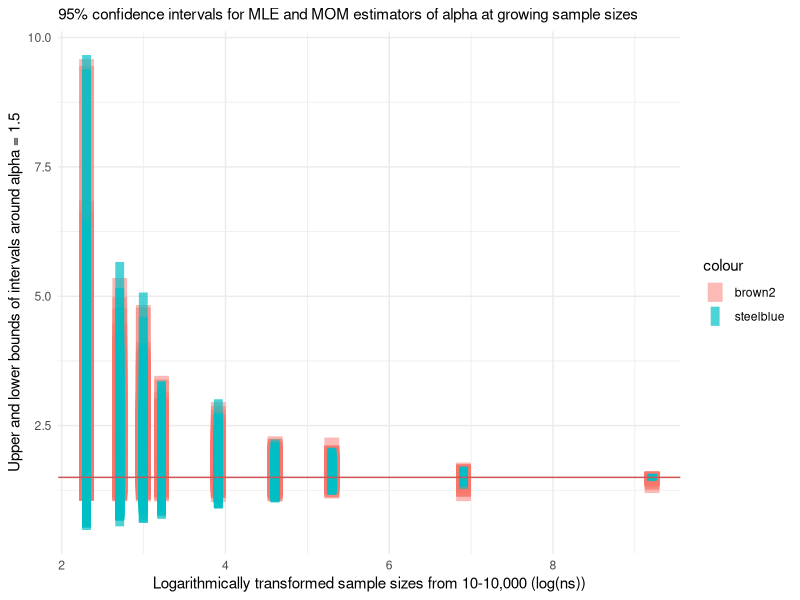

This figure's R source:
## ---- chunk 1
#setup
library(ggplot2)


y_m <- 5e4
alphas <- c(1.5) #the only value of alpha we're interested in
num_alphas <- length(alphas)
ns <- c(10, 15, 20, 25, 50, 100, 200, 1000, 10000) # expanded numbers of sample 
#sizes so we can get a better idea of the change in confidence interval spread.
num_ns <- length(ns)
numIter <- 100 # number of simulations (1000 in the chart)
B <- 100 # number of bootstrap iterations per simulation (1000 in the chart)


#arrays to store the estimates from our simulation - here we're only using 
#boot.lower and boot.upper for both the MLE and MOM.
alpha_hat_MLE <- array(dim = c(num_alphas, num_ns, numIter))
alpha_hat_MOM <- array(dim = c(num_alphas, num_ns, numIter))

exact.lower<- array(dim = c(num_alphas, num_ns, numIter))
exact.upper <- array(dim = c(num_alphas, num_ns, numIter))

CLT.lower<- array(dim = c(num_alphas, num_ns, numIter))
CLT.upper <- array(dim = c(num_alphas, num_ns, numIter))

boot.lowerMLE<- array(dim = c(num_alphas, num_ns, numIter))
boot.upperMLE <- array(dim = c(num_alphas, num_ns, numIter))

boot.lowerMOM<- array(dim = c(num_alphas, num_ns, numIter))
boot.upperMOM <- array(dim = c(num_alphas, num_ns, numIter))


rmse_MLE <- array(dim = c(num_alphas, num_ns))

#Bootstrapping loops for each sample size and simulation number.
for(i in 1:num_alphas){ #i indexes the alpha value
    for(j in 1:num_ns){ #j indexes the sample size
        for(k in 1:numIter){ #k indexes the simulation number for a fixed n and alpha
            n<-ns[j]
            X <- rexp(n, rate = alphas[i])
            Y <- y_m * exp(X) # Y ~ Pareto(y_m, alpha)

            Ybar = mean(Y)
            alpha_hat_MLE[i,j,k] <- 1/mean(log(Y/y_m)) #MLE Formula

            alpha_hat_MOM[i,j,k] <- Ybar/(Ybar-y_m) #MOM Formula
            
            # confidence interval calculations
            exact.lower[i, j, k] <- alpha_hat_MLE[i,j,k]*qgamma(0.025, n, n)
            exact.upper[i, j, k] <- alpha_hat_MLE[i,j,k]*qgamma(0.975, n, n)

            CLT.lower[i, j, k] <-alpha_hat_MLE[i,j,k]- (sd(log(Y))/(sqrt(n)*qt(0.975, n-1)))
            CLT.upper[i, j, k] <-alpha_hat_MLE[i,j,k]+ (sd(log(Y))/(sqrt(n)*qt(0.975, n-1)))
            
            # bootstrapping loop.
            bootMLE <- numeric(B)
            bootMOM <- numeric(B)
            for(b in 1:B){
                bootY<-sample(Y, replace=TRUE) #sample from Y
                bootmean<-mean(bootY)
                bootMLE[b]<-1/mean(log(bootY/y_m)) #calculate a MLE estimator
                bootMOM[b]<-bootmean/(bootmean-y_m) #calculate a MOM estimator
            }
            
            #From the distribution of bootstrapped MLEs and MOMs, 
            #calculate the spread via 95% confidence interval.
            boot.lowerMLE[i, j, k] <-quantile(bootMLE, 0.025)
            boot.upperMLE[i, j, k] <-quantile(bootMLE, 0.975)
            boot.lowerMOM[i, j, k] <-quantile(bootMOM, 0.025)
            boot.upperMOM[i, j, k] <-quantile(bootMOM, 0.975)
        }
        
    }   
}


#Create a data frame with vectors for sample size, upper bound, and lower bound for each interval
upperMLE <- c(boot.upperMLE[1,1:num_ns, ])
lowerMLE <- c(boot.lowerMLE[1,1:num_ns, ])
upperMOM <- c(boot.upperMOM[1,1:num_ns, ])
lowerMOM <- c(boot.lowerMOM[1,1:num_ns, ])
condata <- data.frame(ns, upperMLE, lowerMLE, upperMOM, lowerMOM)

# plot the data with sample sizes on x, confidence intervals on y, and alpha indicated as a red line
ggplot(condata, aes(x=log(ns)))+ geom_point(y=1.5) +
  geom_linerange(aes(ymin=lowerMOM,ymax=upperMOM, color="brown2"), alpha=0.5, linewidth=5) +
  geom_linerange(aes(ymin=lowerMLE,ymax=upperMLE, color="steelblue"), alpha=0.7, linewidth=3)+
  geom_hline(yintercept = 1.5, color="indianred3") +
  labs(title= "95% confidence intervals for MLE and MOM estimators of alpha at growing sample sizes", x="Logarithmically transformed sample sizes from 10-10,000 (log(ns))",y="Upper and lower bounds of intervals around alpha = 1.5") +
  theme_minimal()+ 
  theme(plot.title = element_text(size=11))


